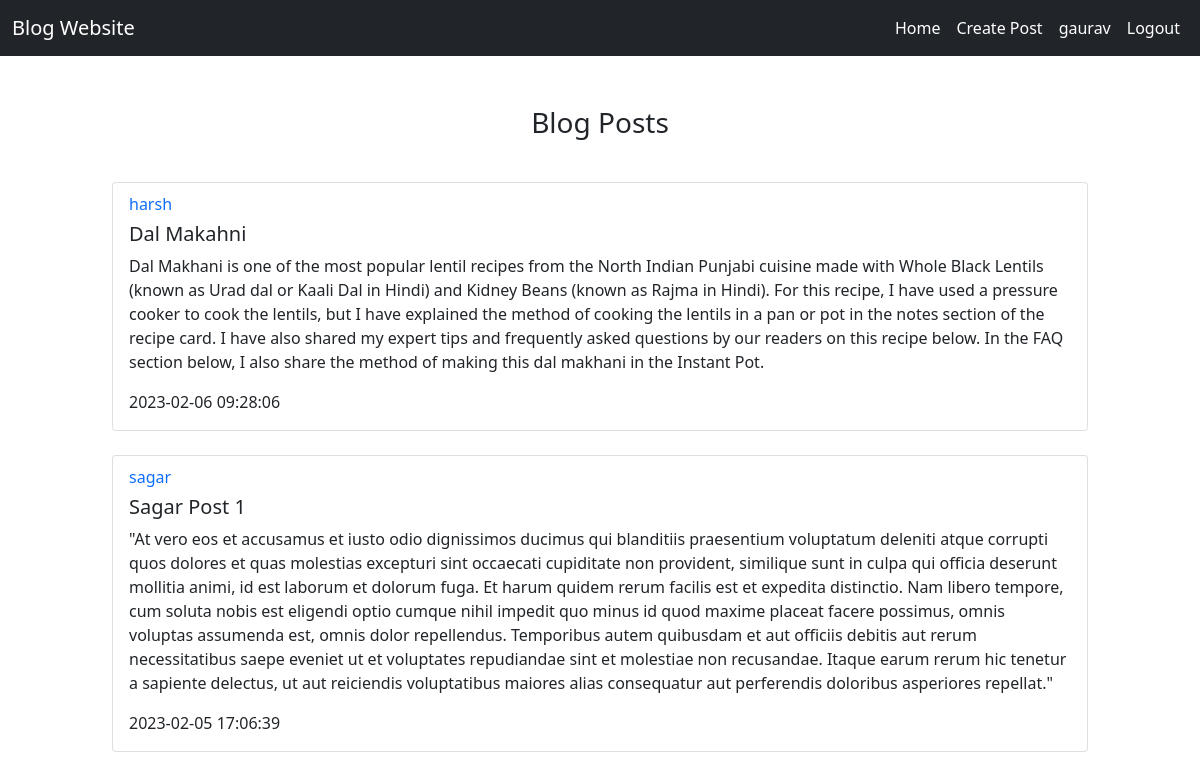
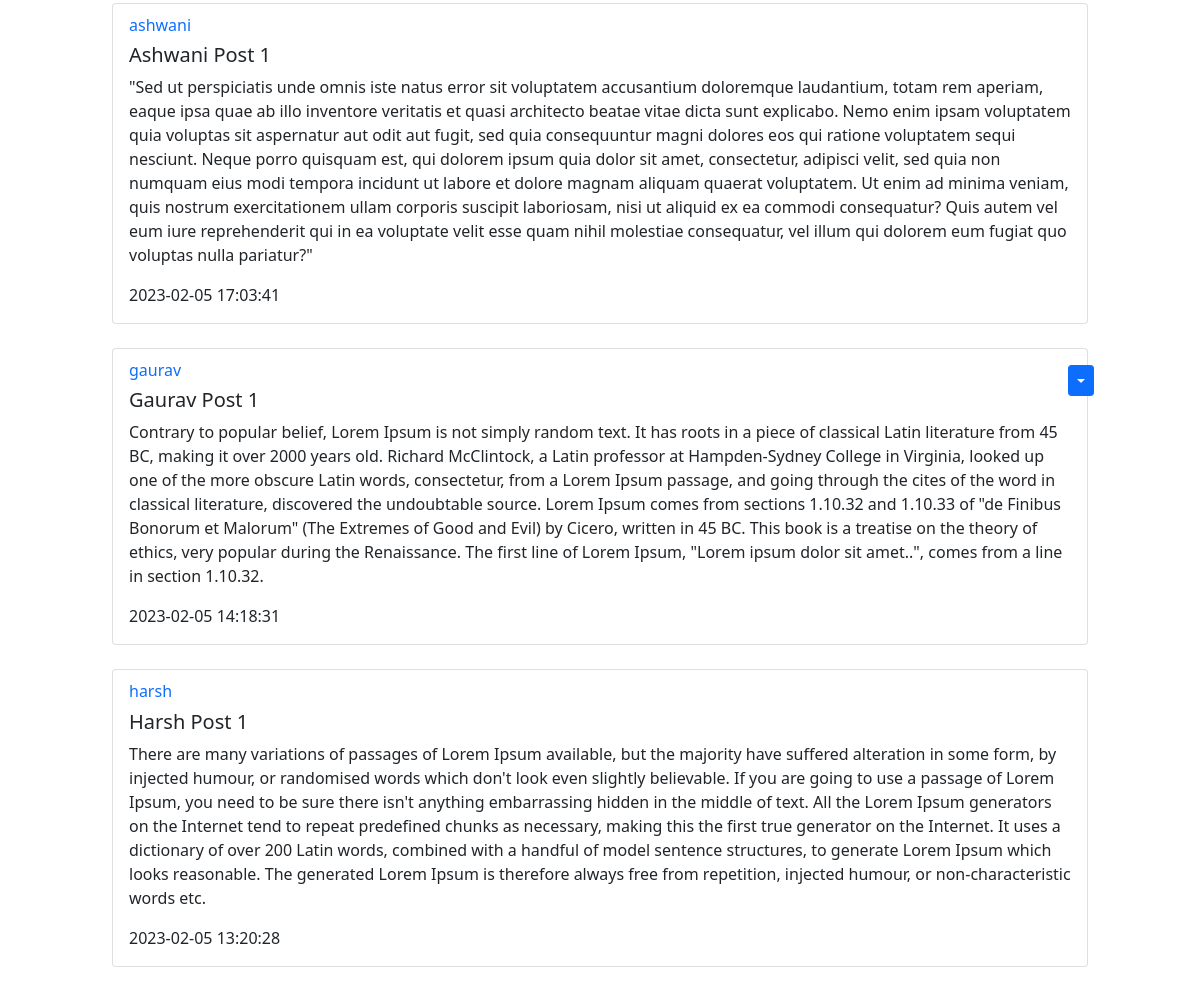
The app's page /home (signed in) with its own data (2 pictures, top to bottom).
### website/models.py (models this page shows)
class User(db.Model, UserMixin):
    id = db.Column(db.Integer, primary_key=True)
    email = db.Column(db.String(150), unique=True)
    password = db.Column(db.String(50),)
    username = db.Column(db.String(150), unique=True)
    date_created = db.Column(db.DateTime(timezone=True), default=func.now())
    posts = db.relationship('Post', backref='user', passive_deletes=True)

class Post(db.Model):
    id = db.Column(db.Integer, primary_key=True)
    title = db.Column(db.String(300), nullable=False)
    content = db.Column(db.Text, nullable=False)
    date_created = db.Column(db.DateTime(timezone=True), default=func.now())
    public = db.Column(db.Boolean, default=False, nullable=False)
    author = db.Column(db.Integer, db.ForeignKey('user.id', ondelete='CASCADE'), nullable=False)

### website/views.py (the view)
@views.route('/')
@views.route('/home', methods=['GET', 'POST'])
@login_required
def home():
    posts = Post.query.filter_by(public=True).all()
    return render_template("home.html", user=current_user, posts=posts)

### website/__init__.py (called while the page is built)
def create_app():
    app = Flask(__name__)
    app.config['SECRET_KEY'] = "helloworld"
    app.config['SQLALCHEMY_DATABASE_URI'] = f'sqlite:///{DB_NAME}'
    db.init_app(app)
    from .views import views
    from .auth import auth
    app.register_blueprint(views, url_prefix="/")
    app.register_blueprint(auth, url_prefix="/")
    from .models import User
    create_database(app)
    login_manager = LoginManager()
    login_manager.login_view = "auth.login"
    login_manager.init_app(app)
    @login_manager.user_loader
    def load_user(id):
        return User.query.get(int(id))
    return app

### website/templates/home.html (shortened to what this page needs)
{% extends 'posts_div.html' %}

### website/templates/posts_div.html (shortened to what this page needs)
{% extends 'base.html' %}
{%block content %}
<div class="container-fluid">
    <h3 align="center">{% block header %}Blog Posts{% endblock %}</h3>
    <br>
    <div class="post-container">
            {% for post in posts|reverse%}
            <div class="card" style="width: auto;">
                <div class="card-body">
                <div class="dropdown-button">
                {% if user.id == post.author %}
                <div class="btn-group">
                  <button type="button" class="btn btn-sm btn-primary dropdown-toggle" data-bs-toggle="dropdown"></button>
                </div>
                {% endif %}
                </div>
                <h6 class="card-subtitle mb-2 text-muted"><a href="/posts/{{post.user.username}}" style="text-decoration: None;">{{post.user.username}}</a></h6>
                  <h5 class="card-title">{{post.title}}</h5>
                  <p class="card-text">{{post.content}}</p>
                  <p class="card-text">{{post.date_created}}</p>
                </div>
              </div>
              <br>
              {% endfor %}
            </div>
</div>
{% endblock %}

### website/templates/base.html (shortened to what this page needs)
<!DOCTYPE html>
<html lang="en">
<head>
    <link rel="stylesheet" type= "text/css"  href="{{url_for('static', filename='styles.css')}}">
    <link href="https://cdn.jsdelivr.net/npm/bootstrap@5.0.2/dist/css/bootstrap.min.css" rel="stylesheet">
</head>
<body>
    <div>
        <nav class="navbar navbar-expand-lg navbar-dark bg-dark">
            <div class="container-fluid">
                <a class="navbar-brand" href="/">Blog Website</a>
              <div class="collapse navbar-collapse d-flex flex-row-reverse" id="navbarNavAltMarkup">
                <div class="navbar-nav mr-auto">
                  {% if user.is_authenticated %}
                  <a class="nav-link active" aria-current="page" href="/home">Home</a>
                  <a class="nav-link active" aria-current="page" href="/create-post">Create Post</a>
                  <a class="nav-link active" aria-current="page" href="/posts/{{user.username}}">{{user.username}}</a>
                  <a class="nav-link active" aria-current="page" href="/logout">Logout</a>
                  {% else %}
                  <a class="nav-link active" aria-current="page" href="/login">Login</a>
                  <a class="nav-link active" aria-current="page" href="/signup">SignUp</a>
                  {% endif %}
                </div>
              </div>
            </div>
          </nav>
    </div>
    <div class="alert alert-dismissible fade show">
    </div>
    <div>
        {% block content %}
        {% endblock %}
    </div>
</body>
</html>

### website/static/styles.css (style rules this page uses)
.post-container { padding: 10px 100px; }
.dropdown-button { position: absolute; left: 98%; padding: 0; margin: 0; }

### records on screen
User: username "gaurav"
Post: user.username "harsh", title "Dal Makahni", content "Dal Makhani is one of the most popular lentil recipes from the North Indian Punjabi cuisine made with Whole Black Lentils (known as Urad dal or Kaali Dal in Hindi) and Kidney Beans (known as Rajma in Hindi). For this recipe, I have used a pressure cooker to cook the lentils, but I have explained the method of cooking the lentils in a pan or pot in the notes section of the recipe card. I have also shared my expert tips and frequently asked questions by our readers on this recipe below. In the FAQ section below, I also share the method of making this dal makhani in the Instant Pot.", date_created "2023-02-06 09:28:06"
Post: user.username "sagar", title "Sagar Post 1", content "\"At vero eos et accusamus et iusto odio dignissimos ducimus qui blanditiis praesentium voluptatum deleniti atque corrupti quos dolores et quas molestias excepturi sint occaecati cupiditate non provident, similique sunt in culpa qui officia deserunt mollitia animi, id est laborum et dolorum fuga. Et harum quidem rerum facilis est et expedita distinctio. Nam libero tempore, cum soluta nobis est eligendi optio cumque nihil impedit quo minus id quod maxime placeat facere possimus, omnis voluptas assumenda est, omnis dolor repellendus. Temporibus autem quibusdam et aut officiis debitis aut rerum necessitatibus saepe eveniet ut et voluptates repudiandae sint et molestiae non recusandae. Itaque…", date_created "2023-02-05 17:06:39"
Post: user.username "ashwani", title "Ashwani Post 1", content "\"Sed ut perspiciatis unde omnis iste natus error sit voluptatem accusantium doloremque laudantium, totam rem aperiam, eaque ipsa quae ab illo inventore veritatis et quasi architecto beatae vitae dicta sunt explicabo. Nemo enim ipsam voluptatem quia voluptas sit aspernatur aut odit aut fugit, sed quia consequuntur magni dolores eos qui ratione voluptatem sequi nesciunt. Neque porro quisquam est, qui dolorem ipsum quia dolor sit amet, consectetur, adipisci velit, sed quia non numquam eius modi tempora incidunt ut labore et dolore magnam aliquam quaerat voluptatem. Ut enim ad minima veniam, quis nostrum exercitationem ullam corporis suscipit laboriosam, nisi ut aliquid ex ea commodi…", date_created "2023-02-05 17:03:41"
Post: user.username "gaurav", title "Gaurav Post 1", content "Contrary to popular belief, Lorem Ipsum is not simply random text. It has roots in a piece of classical Latin literature from 45 BC, making it over 2000 years old. Richard McClintock, a Latin professor at Hampden-Sydney College in Virginia, looked up one of the more obscure Latin words, consectetur, from a Lorem Ipsum passage, and going through the cites of the word in classical literature, discovered the undoubtable source. Lorem Ipsum comes from sections 1.10.32 and 1.10.33 of \"de Finibus Bonorum et Malorum\" (The Extremes of Good and Evil) by Cicero, written in 45 BC. This book is a treatise on the theory of ethics, very popular during the Renaissance. The first line of Lorem Ipsum,…", date_created "2023-02-05 14:18:31"
Post: user.username "harsh", title "Harsh Post 1", content "There are many variations of passages of Lorem Ipsum available, but the majority have suffered alteration in some form, by injected humour, or randomised words which don't look even slightly believable. If you are going to use a passage of Lorem Ipsum, you need to be sure there isn't anything embarrassing hidden in the middle of text. All the Lorem Ipsum generators on the Internet tend to repeat predefined chunks as necessary, making this the first true generator on the Internet. It uses a dictionary of over 200 Latin words, combined with a handful of model sentence structures, to generate Lorem Ipsum which looks reasonable. The generated Lorem Ipsum is therefore always free from…", date_created "2023-02-05 13:20:28"
